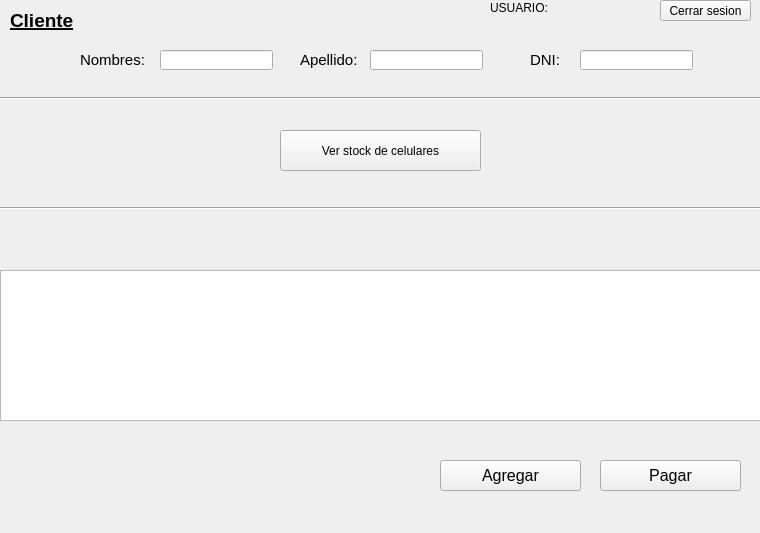
<?xml version="1.0" encoding="UTF-8"?>
<ui version="4.0">
 <class>menu_principal</class>
 <widget class="QMainWindow" name="menu_principal">
  <property name="geometry">
   <rect>
    <x>0</x>
    <y>0</y>
    <width>760</width>
    <height>533</height>
   </rect>
  </property>
  <property name="windowTitle">
   <string>Menú principal</string>
  </property>
  <widget class="QWidget" name="centralwidget">
   <widget class="QPushButton" name="Pagar">
    <property name="geometry">
     <rect>
      <x>600</x>
      <y>460</y>
      <width>141</width>
      <height>31</height>
     </rect>
    </property>
    <property name="font">
     <font>
      <pointsize>12</pointsize>
     </font>
    </property>
    <property name="text">
     <string>Pagar</string>
    </property>
   </widget>
   <widget class="QTableWidget" name="tabletWidget_informe_ventas">
    <property name="geometry">
     <rect>
      <x>0</x>
      <y>270</y>
      <width>761</width>
      <height>151</height>
     </rect>
    </property>
    <property name="autoScroll">
     <bool>true</bool>
    </property>
    <property name="textElideMode">
     <enum>Qt::ElideNone</enum>
    </property>
    <property name="columnCount">
     <number>0</number>
    </property>
   </widget>
   <widget class="QPushButton" name="pushButton">
    <property name="geometry">
     <rect>
      <x>660</x>
      <y>0</y>
      <width>91</width>
      <height>21</height>
     </rect>
    </property>
    <property name="text">
     <string>Cerrar sesion</string>
    </property>
   </widget>
   <widget class="QLineEdit" name="line_nombre">
    <property name="geometry">
     <rect>
      <x>160</x>
      <y>50</y>
      <width>113</width>
      <height>20</height>
     </rect>
    </property>
   </widget>
   <widget class="QLabel" name="label">
    <property name="geometry">
     <rect>
      <x>80</x>
      <y>50</y>
      <width>91</width>
      <height>21</height>
     </rect>
    </property>
    <property name="text">
     <string>&lt;html&gt;&lt;head/&gt;&lt;body&gt;&lt;p&gt;&lt;span style=&quot; font-size:11pt;&quot;&gt;Nombres:&lt;/span&gt;&lt;/p&gt;&lt;/body&gt;&lt;/html&gt;</string>
    </property>
   </widget>
   <widget class="QLabel" name="label_2">
    <property name="geometry">
     <rect>
      <x>300</x>
      <y>50</y>
      <width>91</width>
      <height>21</height>
     </rect>
    </property>
    <property name="text">
     <string>&lt;html&gt;&lt;head/&gt;&lt;body&gt;&lt;p&gt;&lt;span style=&quot; font-size:11pt;&quot;&gt;Apellido:&lt;/span&gt;&lt;/p&gt;&lt;/body&gt;&lt;/html&gt;</string>
    </property>
   </widget>
   <widget class="QLineEdit" name="line_apellido">
    <property name="geometry">
     <rect>
      <x>370</x>
      <y>50</y>
      <width>113</width>
      <height>20</height>
     </rect>
    </property>
   </widget>
   <widget class="QLabel" name="label_3">
    <property name="geometry">
     <rect>
      <x>530</x>
      <y>50</y>
      <width>91</width>
      <height>21</height>
     </rect>
    </property>
    <property name="text">
     <string>&lt;html&gt;&lt;head/&gt;&lt;body&gt;&lt;p&gt;&lt;span style=&quot; font-size:11pt;&quot;&gt;DNI:&lt;/span&gt;&lt;/p&gt;&lt;/body&gt;&lt;/html&gt;</string>
    </property>
   </widget>
   <widget class="QLineEdit" name="line_dni">
    <property name="geometry">
     <rect>
      <x>580</x>
      <y>50</y>
      <width>113</width>
      <height>20</height>
     </rect>
    </property>
   </widget>
   <widget class="QLabel" name="label_4">
    <property name="geometry">
     <rect>
      <x>10</x>
      <y>0</y>
      <width>91</width>
      <height>41</height>
     </rect>
    </property>
    <property name="text">
     <string>&lt;html&gt;&lt;head/&gt;&lt;body&gt;&lt;p&gt;&lt;span style=&quot; font-size:14pt; font-weight:600; text-decoration: underline;&quot;&gt;Cliente&lt;/span&gt;&lt;/p&gt;&lt;/body&gt;&lt;/html&gt;</string>
    </property>
   </widget>
   <widget class="Line" name="line">
    <property name="geometry">
     <rect>
      <x>0</x>
      <y>90</y>
      <width>761</width>
      <height>16</height>
     </rect>
    </property>
    <property name="orientation">
     <enum>Qt::Horizontal</enum>
    </property>
   </widget>
   <widget class="Line" name="line_2">
    <property name="geometry">
     <rect>
      <x>0</x>
      <y>200</y>
      <width>761</width>
      <height>16</height>
     </rect>
    </property>
    <property name="orientation">
     <enum>Qt::Horizontal</enum>
    </property>
   </widget>
   <widget class="QPushButton" name="pushButton_2">
    <property name="geometry">
     <rect>
      <x>280</x>
      <y>130</y>
      <width>201</width>
      <height>41</height>
     </rect>
    </property>
    <property name="text">
     <string>Ver stock de celulares</string>
    </property>
   </widget>
   <widget class="QPushButton" name="Agregar_venta">
    <property name="geometry">
     <rect>
      <x>440</x>
      <y>460</y>
      <width>141</width>
      <height>31</height>
     </rect>
    </property>
    <property name="font">
     <font>
      <pointsize>12</pointsize>
     </font>
    </property>
    <property name="text">
     <string>Agregar</string>
    </property>
   </widget>
   <widget class="QLabel" name="label_5">
    <property name="geometry">
     <rect>
      <x>490</x>
      <y>0</y>
      <width>71</width>
      <height>16</height>
     </rect>
    </property>
    <property name="text">
     <string>USUARIO:</string>
    </property>
   </widget>
   <widget class="QLabel" name="label_usuario">
    <property name="geometry">
     <rect>
      <x>570</x>
      <y>0</y>
      <width>91</width>
      <height>16</height>
     </rect>
    </property>
    <property name="text">
     <string/>
    </property>
   </widget>
  </widget>
 </widget>
 <tabstops>
  <tabstop>line_nombre</tabstop>
  <tabstop>line_apellido</tabstop>
  <tabstop>line_dni</tabstop>
  <tabstop>pushButton_2</tabstop>
  <tabstop>tabletWidget_informe_ventas</tabstop>
  <tabstop>Agregar_venta</tabstop>
  <tabstop>Pagar</tabstop>
  <tabstop>pushButton</tabstop>
 </tabstops>
 <resources/>
 <connections/>
</ui>
